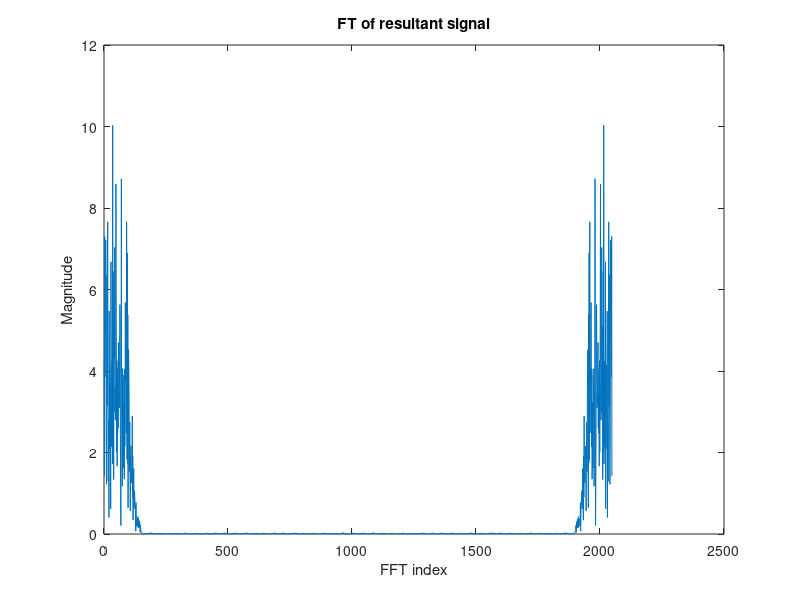

MATLAB code for this plot: (Note: this script raises an error after producing the figure.)
%Generate colored gaussian noise
clc
clear all
close all
format short eng

wgn = randn([2048,1]);

%Band-limit to range [0, 0.1]*fs/2
b = firpm(51, [0 0.05 0.15 1], [1 1 0 0]);

%freqz(b);

sig = cconv(wgn, b, length(wgn));
sig = sig * 0.1;	%Scale amplitude

plot(abs(fft(sig)));
title('FT of resultant signal');
xlabel('FFT index');
ylabel('Magnitude');

sound(repmat(sig(:), 30, 1), 44100);

res = fir_coeffs2c('dist', sig);
disp(res);